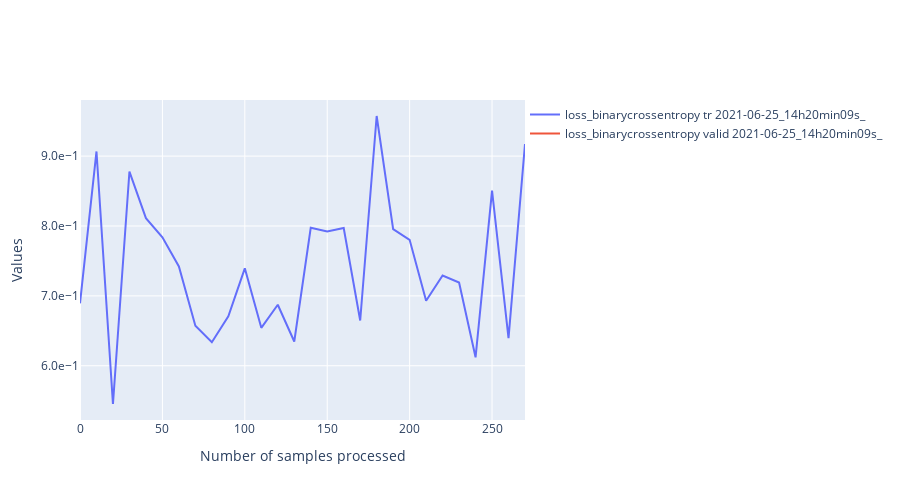

The code cell stored with this chart in its notebook:
### Code cell
filtered_dataframe = data.df
import ipywidgets as widgets
class PersoToggleButton(widgets.ToggleButton):
    def __init__(self,name=None,*args,**kargs):
        super(PersoToggleButton, self).__init__(*args,**kargs)
        self.name = name

compute_width = lambda value:f"{max(len(str(value)) * 12, 60) + 20}px"
list_vertical_widgets = []
dico_changing_widgets_metadata = {}
list_changing_widgets_metrics = []
list_changing_widgets_tr_valid = []
# Widgets for the metadata ------------------------------------------------------------------
label_metadata_filter = "Metadata"
llocalvertwidgets = []
dico_changing_widgets_reorganized = {"metadata":{},"metrics":{},"mode":{}}
for metadata_name in df.columns:

    if metadata_name == "folder_id":
        continue
    possible_values = df[metadata_name].unique()
    label = widgets.Label(metadata_name)
    dico_changing_widgets_reorganized["metadata"][metadata_name] = {str(value):PersoToggleButton(
        value=True,
        description=str(value),
        disabled=False,
        button_style='', # 'success', 'info', 'warning', 'danger' or ''
        tooltip='',
        icon='check',
        layout = widgets.Layout(width = compute_width(value), margin='0px 0px 0px 0px'),
        name="metadata|"+metadata_name
    ) for value in possible_values}

    possibilities = list(dico_changing_widgets_reorganized["metadata"][metadata_name].values())
    dico_changing_widgets_metadata[metadata_name] = possibilities
    box = widgets.HBox(layout=widgets.Layout(width='100%',display='inline-flex',flex_flow='row wrap'),width='100%')
    box.overflow_x = 'auto'
    box.children = [label]+possibilities
    llocalvertwidgets.append(box)

box = widgets.VBox(width='100%')
box.children = llocalvertwidgets
list_vertical_widgets.append(box)
# Widgets to select metrics ---------------------------------------------------------------
label_metrics_filter = "Metrics"
dico_changing_widgets_reorganized["metrics"] = {str(metric_name):PersoToggleButton(
        value=True,
        description=metric_name,
        disabled=False,
        button_style='', # 'success', 'info', 'warning', 'danger' or ''
        tooltip='',
        icon='check',
        layout = widgets.Layout(width = compute_width(metric_name), margin='0px 0px 0px 0px'),
        name="metrics"
    )
    for metric_name in available_metrics}
possibilities = list(dico_changing_widgets_reorganized["metrics"].values())
list_changing_widgets_metrics = possibilities
box = widgets.HBox(layout=widgets.Layout(width='100%',display='inline-flex',flex_flow='row wrap'),width='100%')
box.overflow_x = 'auto'
box.children = possibilities
list_vertical_widgets.append(box)

# widgets to select tr or valid ----------------------------------------------------------
label_tr_valid_filter = "Mode_of_training"
possibilities = [PersoToggleButton(
        value=True,
        description=mode,
        disabled=False,
        button_style='', # 'success', 'info', 'warning', 'danger' or ''
        tooltip='',
        icon='check',
        layout = widgets.Layout(width = compute_width(mode), margin='0px 0px 0px 0px'),
        name="mode"
    )
    for mode in ["tr","valid"]]
list_changing_widgets_tr_valid = possibilities
box = widgets.HBox(layout=widgets.Layout(width='100%',display='inline-flex',flex_flow='row wrap'),width='100%')
box.overflow_x = 'auto'
box.children = possibilities
list_vertical_widgets.append(box)

titles = ["Metadata", "Metrics","Mode_of_training"]
l = []
for i,[item,title] in enumerate((zip(list_vertical_widgets,titles))):
    accordion = widgets.Accordion(children=[item],titles=(title,))
    accordion.set_title(0,title)
    accordion.selected_index = 0
    if i == 0:
        accordion.selected_index = None
    l.append(accordion)
# widget for moving average
moving_average = widgets.IntText(
    value=100,
    description='mean_window',
    disabled=False
)
# widget to toggle log scale for the y axis
y_log_scale = widgets.ToggleButton(
        value=True,
        description="logy",
        disabled=False,
        button_style='', # 'success', 'info', 'warning', 'danger' or ''
        tooltip='',
        icon='check',
        layout = widgets.Layout(width = compute_width("logy"), margin='0px 0px 0px 0px')
    )

global_box = widgets.VBox(l+[moving_average,y_log_scale])

# Handlers --------------------------------------------------------------------------------------
from IPython.display import display,clear_output
import plotly.graph_objects as go
import main.src.analysis.tools as tls

def filter_metrics(runs):
    global states
    new_dico = {}
    for f,dico in dico_metrics.items():
        if f not in runs:
            continue
        new_dico[f] = {}
        for metric_name,list_values in dico.items():
            if states["metrics"][metric_name] is True:
                new_dico[f][metric_name] = list_values
    return new_dico
def plot(dico_vals,filtered_dataframe):
    global states
    import numpy as np
    list_scatters = []
    import matplotlib.pyplot as plt
    for run,dico_metrics in dico_vals.items():
        line_dataframe = filtered_dataframe[filtered_dataframe["folder_id"] == run]
        batch_size_tr = line_dataframe["tr_batch_size"].values[0]
        batch_size_valid = line_dataframe["valid_batch_size"].values[0]
        for metric_name,metric_values in dico_metrics.items():
            if metric_name == "loss":
                metric_name = "loss_"+filtered_dataframe[filtered_dataframe["folder_id"] == run]["loss"].values[0]
                access_name = "_loss"
            else:
                access_name = "_values"
            global states
            for mode,state in states["mode"].items():
                if state is False:
                    continue
                batch_size = batch_size_tr if mode == "tr" else batch_size_valid
                if "loss" in metric_name:
                    access_name1 = "attr_"+mode+access_name
                else:
                    access_name1 = mode + access_name
                v = metric_values[access_name1]
                window = int(moving_average.value/batch_size)
                new_values = []
                for i in range(len(v)-window):
                    new_values.append(np.mean(v[i:min(i+window,len(v))]))
                v = np.array(new_values)
                x = np.arange(0,v.shape[0]) * batch_size
                x = pd.Series(x)
                v = pd.Series(v)
                graph = go.Scatter(x=x,y=v,mode='lines',name=f"{metric_name} {mode} {run}",
                                   hovertemplate='Sample n°: %{x}'+f'<br>{metric_name} {mode}<br>{run}:'+' %{y}')
                list_scatters.append(graph)
    plt.clf()
    fig = go.Figure(
        data=list_scatters,
        layout=go.Layout(
            title=go.layout.Title(text=""),
            xaxis_title="Number of samples processed",
            yaxis_title="Values",
            legend=dict(
                orientation="h",
                y=1,
                x=1
            ),
            yaxis={'tickformat':'.1e',},
            width=900,
            height = 500
        ),
    )
    if states["others"]["logy"] is True:
        fig.update_yaxes(type="log")
    clear_output()
    display(global_box)
    fig.show()
states = {"others":{"mean_window":moving_average.value,"logy":False},
          "mode":{"tr":False,"valid":False},
          "metrics":{k:False for k in available_metrics},
          "metadata":{k:{
              str(k1):False for k1 in df[k].unique()
          } for k in df.columns}
          }
def handler(v):
    global query
    if v["name"] == "disabled":
        return
    global states
    try:
        name = "others"
        try:
            name = v["owner"].name
        except:
            pass
        name = name.split("|")
        try:
            new_val = not(v["new"]["value"])
        except:
            new_val = not(v["new"])
    except Exception as e:
        return
    if len(name) == 2:
        states[name[0]][name[1]][v["owner"].description] = not(states[name[0]][name[1]][v["owner"].description])
    else:
        states[name[0]][v["owner"].description] = not(states[name[0]][v["owner"].description])
    runs = filtered_dataframe["folder_id"].unique()
    dico_vals = filter_metrics(runs)
    plot(dico_vals,filtered_dataframe)
    try:
        print(dico_vals['2021-06-20_17h39min55s_']["mae"])
    except:
        pass
    print(metric_name)

for name,liste_w in dico_changing_widgets_metadata.items():
    for w in liste_w:
        w.observe(handler)
for w in list_changing_widgets_metrics:
    w.observe(handler)
list_changing_widgets_metrics[-1].value = True
for w in list_changing_widgets_tr_valid:
    w.observe(handler)
for w in [moving_average,y_log_scale]:
    w.observe(handler)
global_box

### Figure 1 — Plotly figure (JSON) as saved in the notebook; plotly's stock layout.template omitted (floating-point values rounded to 4 significant figures)
{"data": [{"hovertemplate": "Sample n°: %{x}<br>loss_binarycrossentropy tr<br>2021-06-25_14h20min09s_: %{y}", "mode": "lines", "name": "loss_binarycrossentropy tr 2021-06-25_14h20min09s_", "type": "scatter", "x": [0, 10, 20, 30, 40, 50, 60, 70, 80, 90, 100, 110, 120, 130, 140, 150, 160, 170, 180, 190, 200, 210, 220, 230, 240, 250, 260, 270], "y": [0.6893, 0.9066, 0.5452, 0.8779, 0.8112, 0.7839, 0.7422, 0.6574, 0.6337, 0.6707, 0.7394, 0.6543, 0.6873, 0.6347, 0.7975, 0.792, 0.7971, 0.6648, 0.9574, 0.7954, 0.7802, 0.6929, 0.7292, 0.719, 0.6121, 0.8507, 0.6396, 0.9173]}, {"hovertemplate": "Sample n°: %{x}<br>loss_binarycrossentropy valid<br>2021-06-25_14h20min09s_: %{y}", "mode": "lines", "name": "loss_binarycrossentropy valid 2021-06-25_14h20min09s_", "type": "scatter", "x": [0, 100], "y": [null, null]}], "layout": {"height": 500, "legend": {"orientation": "h", "x": 1, "y": 1}, "title": {"text": ""}, "width": 900, "xaxis": {"title": {"text": "Number of samples processed"}}, "yaxis": {"tickformat": ".1e", "title": {"text": "Values"}}}}
